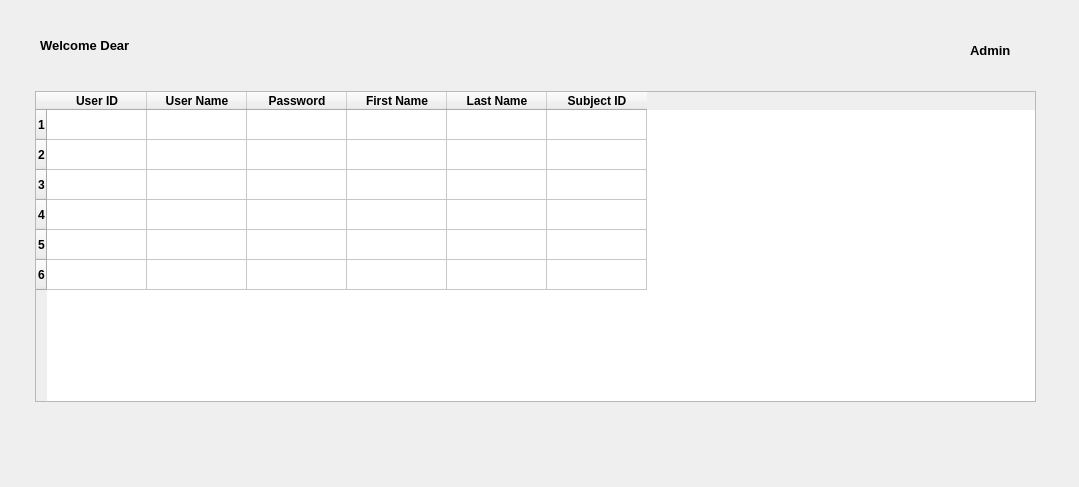
<?xml version="1.0" encoding="UTF-8"?>
<ui version="4.0">
 <class>Dialog</class>
 <widget class="QDialog" name="Dialog">
  <property name="geometry">
   <rect>
    <x>0</x>
    <y>0</y>
    <width>1079</width>
    <height>487</height>
   </rect>
  </property>
  <property name="windowTitle">
   <string>Dialog</string>
  </property>
  <widget class="QLabel" name="label">
   <property name="geometry">
    <rect>
     <x>40</x>
     <y>20</y>
     <width>291</width>
     <height>51</height>
    </rect>
   </property>
   <property name="font">
    <font>
     <pointsize>10</pointsize>
     <weight>75</weight>
     <bold>true</bold>
    </font>
   </property>
   <property name="text">
    <string>Welcome Dear </string>
   </property>
  </widget>
  <widget class="QTableWidget" name="tableWidget">
   <property name="geometry">
    <rect>
     <x>35</x>
     <y>91</y>
     <width>1001</width>
     <height>311</height>
    </rect>
   </property>
   <row>
    <property name="text">
     <string>1</string>
    </property>
    <property name="font">
     <font>
      <weight>75</weight>
      <bold>true</bold>
     </font>
    </property>
   </row>
   <row>
    <property name="text">
     <string>2</string>
    </property>
    <property name="font">
     <font>
      <weight>75</weight>
      <bold>true</bold>
     </font>
    </property>
   </row>
   <row>
    <property name="text">
     <string>3</string>
    </property>
    <property name="font">
     <font>
      <weight>75</weight>
      <bold>true</bold>
     </font>
    </property>
   </row>
   <row>
    <property name="text">
     <string>4</string>
    </property>
    <property name="font">
     <font>
      <weight>75</weight>
      <bold>true</bold>
     </font>
    </property>
   </row>
   <row>
    <property name="text">
     <string>5</string>
    </property>
    <property name="font">
     <font>
      <weight>75</weight>
      <bold>true</bold>
     </font>
    </property>
   </row>
   <row>
    <property name="text">
     <string>6</string>
    </property>
    <property name="font">
     <font>
      <weight>75</weight>
      <bold>true</bold>
     </font>
    </property>
   </row>
   <column>
    <property name="text">
     <string>User ID</string>
    </property>
    <property name="font">
     <font>
      <weight>75</weight>
      <bold>true</bold>
     </font>
    </property>
   </column>
   <column>
    <property name="text">
     <string>User Name</string>
    </property>
    <property name="font">
     <font>
      <weight>75</weight>
      <bold>true</bold>
     </font>
    </property>
   </column>
   <column>
    <property name="text">
     <string>Password</string>
    </property>
    <property name="font">
     <font>
      <weight>75</weight>
      <bold>true</bold>
     </font>
    </property>
   </column>
   <column>
    <property name="text">
     <string>First Name</string>
    </property>
    <property name="font">
     <font>
      <weight>75</weight>
      <bold>true</bold>
     </font>
    </property>
   </column>
   <column>
    <property name="text">
     <string>Last Name</string>
    </property>
    <property name="font">
     <font>
      <weight>75</weight>
      <bold>true</bold>
     </font>
    </property>
   </column>
   <column>
    <property name="text">
     <string>Subject ID</string>
    </property>
    <property name="font">
     <font>
      <weight>75</weight>
      <bold>true</bold>
     </font>
    </property>
   </column>
  </widget>
  <widget class="QLabel" name="label_2">
   <property name="geometry">
    <rect>
     <x>970</x>
     <y>30</y>
     <width>101</width>
     <height>41</height>
    </rect>
   </property>
   <property name="font">
    <font>
     <pointsize>10</pointsize>
     <weight>75</weight>
     <bold>true</bold>
    </font>
   </property>
   <property name="text">
    <string>Admin</string>
   </property>
  </widget>
 </widget>
 <resources/>
 <connections/>
</ui>
